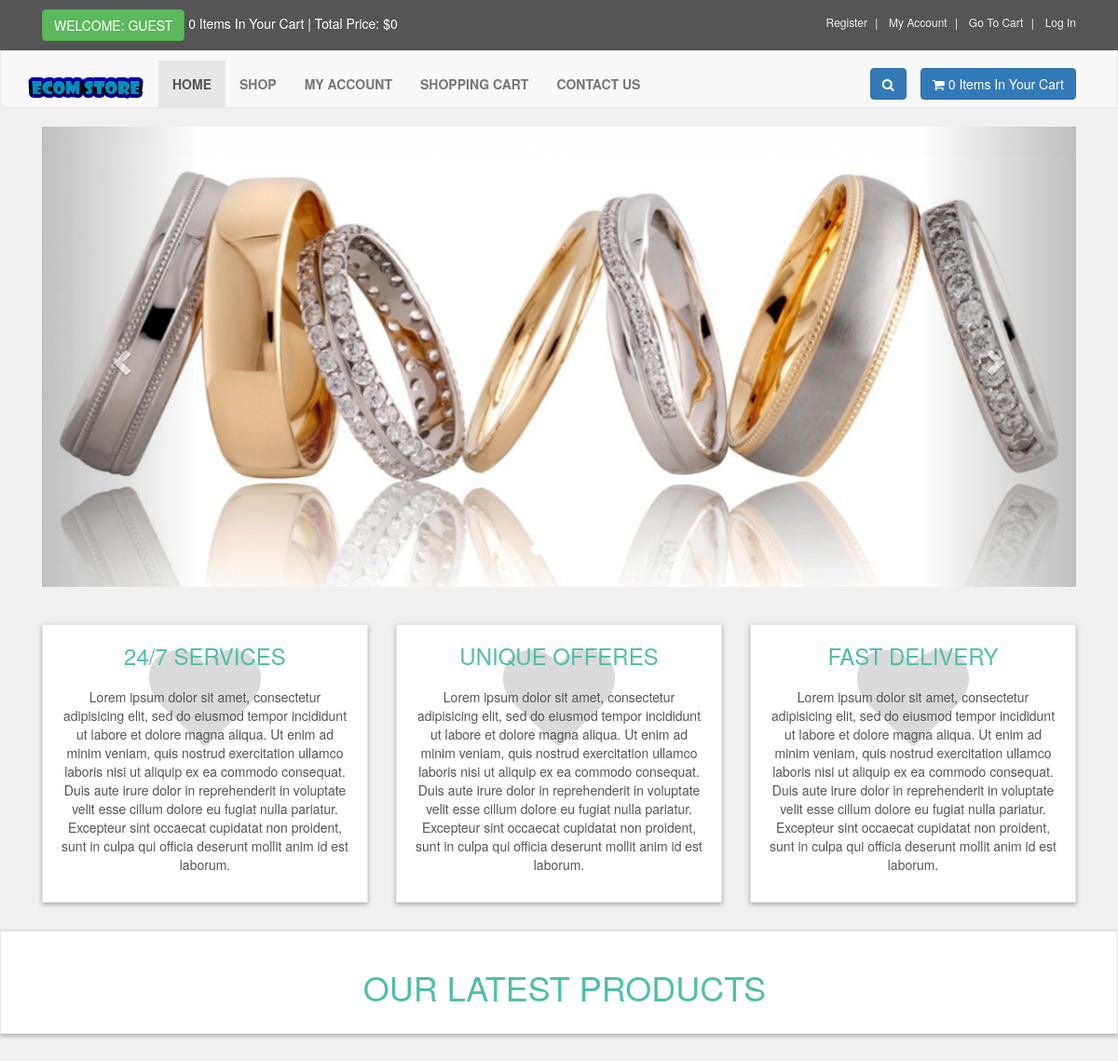
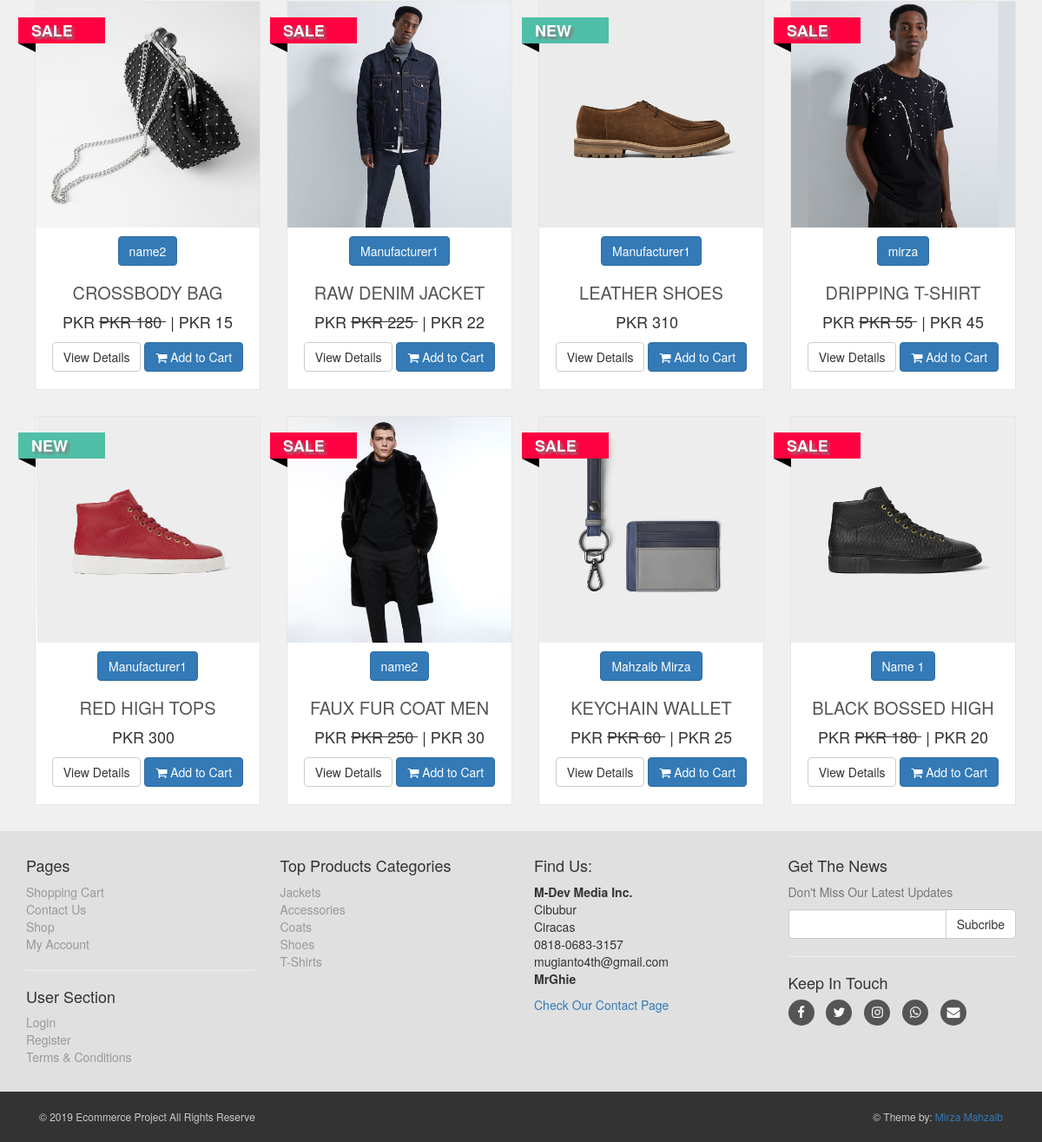
The page / on the database its author committed (2 pictures, top to bottom).
### tables this page shows
CREATE TABLE `slider` (
  `slide_id` int(10) NOT NULL,
  `slide_name` varchar(255) NOT NULL,
  `slide_image` text NOT NULL,
  `slide_url` varchar(255) NOT NULL
);

CREATE TABLE `boxes_section` (
  `box_id` int(10) NOT NULL,
  `box_title` text NOT NULL,
  `box_desc` text NOT NULL
);

CREATE TABLE `products` (
  `product_id` int(10) NOT NULL,
  `p_cat_id` int(10) NOT NULL,
  `cat_id` int(10) NOT NULL,
  `manufacturer_id` int(10) NOT NULL,
  `date` timestamp NOT NULL DEFAULT current_timestamp() ON UPDATE current_timestamp(),
  `product_title` text NOT NULL,
  `product_url` varchar(255) NOT NULL,
  `product_img1` text NOT NULL,
  `product_img2` text NOT NULL,
  `product_img3` text NOT NULL,
  `product_price` int(10) NOT NULL,
  `product_keywords` text NOT NULL,
  `product_desc` text NOT NULL,
  `product_label` text NOT NULL,
  `product_sale` text NOT NULL
);

CREATE TABLE `manufacturers` (
  `manufacturer_id` int(10) NOT NULL,
  `manufacturer_title` text NOT NULL,
  `manufacturer_top` text NOT NULL,
  `manufacturer_image` text NOT NULL
);

### functions/functions.php (the view, shortened to what this page needs)
<?php
$db = mysqli_connect("localhost","root","","ecom_project");
function getRealIpUser(){
	switch(true){
		default : return $_SERVER['REMOTE_ADDR'];
	}
}
function getPro(){
	global $db;
	$get_products = "SELECT * FROM products ORDER BY 1 DESC LIMIT 0,8";
	$run_products = mysqli_query($db,$get_products);
	while ($row_products=mysqli_fetch_array($run_products)) {
		$pro_id = $row_products['product_id'];
		$pro_title = $row_products['product_title'];
		$pro_price = $row_products['product_price'];
		$pro_sale_price = $row_products['product_sale'];
		$pro_img1 = $row_products['product_img1'];
		$pro_label = $row_products['product_label'];
		$manufacturer_id = $row_products['manufacturer_id'];
		$get_manufacturer = "SELECT * FROM manufacturers WHERE manufacturer_id='$manufacturer_id'";
		$run_manufacturer = mysqli_query($db,$get_manufacturer);
		$row_manufacturer = mysqli_fetch_array($run_manufacturer);
		$manufacturer_title = $row_manufacturer['manufacturer_title'];
		if ($pro_label == "sale") {
			$product_price = "<del> PKR $pro_price </del>";
			$product_sale_price = "| PKR $pro_sale_price";
		}else{
			$product_price = " $pro_price";
			$product_sale_price = "";
		}
		if ($pro_label == "") {
		}else{
			$product_label = "
				<a href='#' class='label $pro_label'>
					<div class='theLabel'> $pro_label </div>
					<div class='labelBackground'> </div>
				</a>
			";
		}
		echo "
			<div class='col-md-4 col-sm-6 single'>
				<div class='product'>
					<a href='details.php?pro_id=$pro_id'>
						<img class='img-responsive' src='admin_area/product_images/$pro_img1'>
					</a>
					<div class='text'>
					<center>
						<p class='btn btn-primary'> $manufacturer_title </p>
					</center>
						<h3>
							<a href='details.php?pro_id=$pro_id'>
								$pro_title
							</a>
						</h3>
						<p class='price'>
							PKR $product_price &nbsp;$product_sale_price
						</p>
						<p class='button'>
							<a href='details.php?pro_id=$pro_id' class='btn btn-default'>
								View Details
							</a>
							<a class='btn btn-primary' href='details.php?pro_id=$pro_id'>
								<i class='fa fa-shopping-cart'></i> Add to Cart
							</a>
						</p>
					</div>
					$product_label
				</div>
			</div>
		";
	}
}
function items(){
	global $db;
	$ip_add = getRealIpUser();
	$get_items = "SELECT * FROM cart WHERE ip_add='$ip_add'";
	$run_items = mysqli_query($db,$get_items);
	$count_items = mysqli_num_rows($run_items);
	echo $count_items;
}
function total_price(){
	$total = 0;
	echo "$" . $total;
}
?>

### includes/header.php (shortened to what this page needs)
<?php
include("functions/functions.php");
?>
<!DOCTYPE html>
<html lang="en">
<head>
    <link rel="stylesheet" href="styles/custom.css">
    <link rel="stylesheet" href="styles/bootstrap-337.min.css">
    <link rel="stylesheet" href="font-awsome/css/font-awesome.min.css">
</head>
<body>
	<div id="top">
		<div class="container">
			<div class="col-md-6 offer">
				<a href="#" class="btn btn-success btn sm">
				<?php
				if (!isset($_SESSION['customer_email'])) {
					echo "Welcome: Guest";
				}else{
					echo "Welcome:" . $_SESSION['customer_email'];
				}
				?>
				</a>
				<a href="checkout.php"><?php items(); ?> Items In Your Cart | Total Price: <?php total_price(); ?></a>
			</div>
			<div class="col-md-6">
				<ul class="menu">
					<li>
						<a href="customer_register.php">Register</a>
					</li>
					<li>
						<a href="checkout.php">My Account</a>
					</li>
					<li>
						<a href="cart.php">Go To Cart</a>
					</li>
					<li>
						<a href="checkout.php">
							<?php
							if (!isset($_SESSION['customer_email'])) {
								echo "<a href='checkout.php'>Log In</a>";
							}else{
								echo "<a href='logout.php'>Log Out</a>";
							}
							?>
						</a>
					</li>
				</ul>
			</div>
		</div>
	</div>
	<div id="navbar" class="navbar navbar-default">
		<div class="container">
			<div class="navbar-header">
				<a href="index.php" class="navbar-brand home">
					<img src="images/1ecom-store-logo.png" alt="logo for large screen" class="hidden-xs">
				</a>
			</div>
			<div class="navbar-collapse collapse" id="navigation">
				<div class="padding-nav">
					<ul class="nav navbar-nav left">
						<li class="<?php if($active=='Home') echo"active"; ?>">
							<a href="index.php">Home</a>
						</li>
						<li class="<?php if($active=='Shop') echo"active"; ?>">
							<a href="shop.php">Shop</a>
						</li>
						<li class="<?php if($active=='Account') echo"active"; ?>">
							<?php
							if (!isset($_SESSION['customer_email'])) {
								echo "<a href='checkout.php'> My Account </a>";
							}else{
								echo "<a href='customer/my_account.php?my_orders'> My Account </a>";
							}
							?>
						</li>
						<li class="<?php if($active=='Cart') echo"active"; ?>">
							<a href="cart.php">Shopping Cart</a>
						</li>
						<li class="<?php if($active=='Contact') echo"active"; ?>">
							<a href="contact.php">Contact Us</a>
						</li>
					</ul>
				</div>
				<a href="cart.php" class="btn navbar-btn btn-primary right">
					<i class="fa fa-shopping-cart"></i>
					<span><?php items(); ?> Items In Your Cart</span>
				</a>
				<div class="navbar-collapse collapse right">
					<button class="btn btn-primary navbar-btn" type="button" data-toggle="collapse" data-target="#search">
						<i class="fa fa-search"></i>
					</button>
				</div>
			</div>
		</div>
	</div>

### index.php (shortened to what this page needs)
<?php
$active='Home';
include("includes/header.php");
?>
<div class="container" id="slider">
	<div class="col-md-12">
		<div class="carousel slide" id="myCarousel" data-ride="carousel">
			<ol class="carousel-indicators">
				<li class="active" data-target="#myCarousel" data-slide-to="0"></li>
				<li data-target="#myCarousel" data-slide-to="1"></li>
				<li data-target="#myCarousel" data-slide-to="2"></li>
				<li data-target="#myCarousel" data-slide-to="3"></li>
			</ol>
			<div class="carousel-inner">
				<?php
						$get_slides = "select * from slider LIMIT 0,1";
						$run_slides = mysqli_query($con,$get_slides);
						while($row_slides=mysqli_fetch_array($run_slides)){
							$slide_image = $row_slides['slide_image'];
							$slide_url = $row_slides['slide_url'];
							echo "
								<div class='item active'>
									<a href='$slide_url'>
										<img src='admin_area/slides_images/$slide_image' width='100%'>
									</a>
								</div>
							";
						}
					?>
			</div>
			<a href="#myCarousel" class="left carousel-control" data-slide="prev">
				<span class="glyphicon glyphicon-chevron-left"></span>
			</a>
			<a href="#myCarousel" class="right carousel-control" data-slide="next">
				<span class="glyphicon glyphicon-chevron-right"></span>
			</a>
		</div>
	</div>
</div>
<div id="advantages">
	<div class="container">
		<div class="same-height-row">
			<?php
					$get_boxes = "SELECT * FROM boxes_section";
					$run_boxes = mysqli_query($con,$get_boxes);
					while ($row_boxes=mysqli_fetch_array($run_boxes)) {
						$box_title = $row_boxes['box_title'];
						$box_desc = $row_boxes['box_desc'];
				?>
			<div class="col-sm-4">
				<div class="box same-height">
					<div class="icon">
						<i class="fa fa-heart"></i>
					</div>
					<h3><a href="#"><?php echo $box_title; ?></a></h3>
					<p><?php echo $box_desc; ?></p>
				</div>
			</div>
			<?php } ?>
		</div>
	</div>
</div>
<div id="hot">
	<div class="box">
		<div class="container">
			<div class="col-md-12">
				<h2>Our Latest Products</h2>
			</div>
		</div>
	</div>
</div>
<div class="container" id="content">
	<div class="row">
		<?php getPro(); ?>
	</div>
</div>
<?php
include("includes/footer.php");
?>
</body>
</html>

### includes/footer.php (shortened to what this page needs)
<div id="footer">
	<div class="container">
		<div class="row">
			<div class="col-sm-6 col-md-3">
				<h4>Pages</h4>
				<ul>
					<li>
						<a href="cart.php">Shopping Cart</a>
					</li>
					<li>
						<a href="contact.php">Contact Us</a>
					</li>
					<li>
						<a href="shop.php">Shop</a>
					</li>
					<li>
						<a href="customer/my_account.php">My Account</a>
					</li>
				</ul>
				<hr>
				<h4>User Section</h4>
				<ul>
					<li>
						<?php
							if (!isset($_SESSION['customer_email'])) {
								echo "<a href='checkout.php'> Login </a>";
							}else{
								echo "<a href='customer/my_account.php?my_orders'> My Account </a>";
							}
						?>
					</li>
					<li>
						<a href="customer_register.php">Register</a>
					</li>
					<li>
						<a href="terms.php">Terms & Conditions</a>
					</li>
				</ul>
			</div>
			<div class="col-sm-6 col-md-3">
				<h4>Top Products Categories</h4>
				<ul>
					<li>
						<a href="#">Jackets</a>
					</li>
					<li>
						<a href="#">Accessories</a>
					</li>
					<li>
						<a href="#">Coats</a>
					</li>
					<li>
						<a href="#">Shoes</a>
					</li>
					<li>
						<a href="#">T-Shirts</a>
					</li>
				</ul>
			</div>
			<div class="col-sm-6 col-md-3">
				<h4>Find Us:</h4>
				<p>
					<strong>M-Dev Media Inc.</strong>
					<br>Cibubur
					<br>Ciracas
					<br>0818-0683-3157
					<br>mugianto4th@gmail.com
					<br><strong>MrGhie</strong>
				</p>
				<a href="contact.php">Check Our Contact Page</a>
			</div>
			<div class="col-sm-6 col-md-3">
				<h4>Get The News</h4>
				<p class="text-muted">
					Don't Miss Our Latest Updates
				</p>
				<form action="" method="post">
					<div class="input-group">
						<input type="text" name="email" class="form-control">
						<span class="input-group-btn">
							<input type="submit" value="Subcribe" class="btn btn-default">
						</span>
					</div>
				</form>
				<hr>
				<h4>Keep In Touch</h4>
				<p class="social">
					<a href="#" class="fa fa-facebook"></a>
					<a href="#" class="fa fa-twitter"></a>
					<a href="#" class="fa fa-instagram"></a>
					<a href="https://wa.me/923096438070?text=Hi, Man How Are You, Where You Work Now Days" class="fa fa-whatsapp"></a>
					<a href="#" class="fa fa-envelope"></a>
				</p>
			</div>
		</div>
	</div>
</div>
<div id="copyright">
	<div class="container">
		<div class="col-md-6">
			<p class="pull-left">&copy; 2019 Ecommerce Project All Rights Reserve</p>
		</div>
		<div class="col-md-6">
			<p class="pull-right">&copy; Theme by: <a href="#">Mirza Mahzaib</a></p>
		</div>
	</div>
</div>

### styles/custom.css (style rules this page uses)
body { font-size: 14px; line-height: 1.42857143; color: red; background:#f0f0f0 !important; overflow-x: hidden; }
#top { background:#555555; padding: 10px 0; }
#top .offer { color: #ffffff; }
#top .offer .btn { text-transform: uppercase; }
#top a { color: #ffffff; }
#top ul.menu { padding-top: 5px; margin: 0px; text-align: right; font-size: 12px; list-style: none; }
#top ul.menu > li { display: inline-block; }
#top ul.menu > li a { color: #eeeeee; }
#top ul.menu >li + li:before { content: "|\00a0"; color:#f7f7f7; padding: 0 5px; }
.navbar { background:#ffffff; }
.navbar-collapse .right { float: right; }
.navbar-brand { float: left; padding: 10px 15px; font-size: 18px; line-height: 20px; height: 70px; }
.navbar ul.nav > li > a { text-transform: uppercase; font-weight: bold; font-size: 14px; }
.padding-nav { padding-top: 10px; }
.btn-primary { color: rgb(255,255,255); background:rgb(79,191,168); border-color: rgb(65,179,156); }
#slider { margin-bottom: 40px; }
#advantages { text-align: center; }
.box { background:#ffffff; margin: 0 0 30px; border:solid 1px #e6e6e6; box-sizing: border-box; padding: 20px; box-shadow: 0px 2px 5px rgba(0,0,0,.3); }
#advantages .box .icon { position: absolute; font-size: 120px; width: 100%; text-align: center; top: -15px!important; left: 0px; height: 100%; float: left; color: #dadada; box-sizing: border-box; z-index: 1; }
#advantages .box h3 { position: relative; margin: 0 0 20px; font-weight: 300; text-transform: uppercase; z-index: 2; }
#advantages .box h3 a { color: #4fbfa8; }
#advantages .box p { position: relative; z-index: 2; color: #555555; }
#hot h2 { font-size: 36px !important; font-weight: 400!important; color: #4fbfa8 !important; text-align: center!important; text-transform: uppercase!important; }
#content { padding-left: 25px; }
.single { width: 290px!important; }
#content .product { background: #ffffff; border:solid 1px #e6e6e6; margin-bottom: 30px; box-sizing: border-box; }
#content .product .text { padding: 10px 10px 0px; }
#content .product .text p.price { font-size: 18px; text-align: center; font-weight: 400; }
#content .product .text .button { text-align: center; clear: both; }
#content .product .text .button .btn { margin-bottom: 10px; }
#content .product .text h3 { text-align: center; font-size: 20px; }
#content .product .text h3 a { color: rgb(85,85,85); }
.product a img.img-responsive { max-height: 260px; width: 100%; }
#footer { background: #e0e0e0 !important; padding: 20px 0 !important; }
#footer ul { list-style: none ; padding-left: 0px ; }
#footer ul a { color: #999999 ; padding:0; text-decoration: none; }
#footer .social { text-align: left ; }
#footer .social a { margin: 0px 10px 0px 0px ; display: inline-block ; color: #ffffff ; width: 30px ; height: 30px ; border-radius: 15px ; line-height: 30px ; text-align: center ; font-size: 15px ; vertical-align: bottom ; background: #555555 ; text-decoration: none; }
#copyright { background:#333333; color: #cccccc; padding: 20px 0; font-size: 12px; }
#copyright p { margin: 0px; }
.label { color: #000 !important; font-weight: 700 !important; text-transform: uppercase; font-size: 18px !important; position: absolute; top: 10px; padding-left: 51px !important; z-index: 20; }
.label .theLabel { position: relative; width: 100px; padding: 6px 50px 6px 15px; margin: 5px 50px 10px -71px; color: #fff; text-shadow: 3px 3px 3px grey; }
.label.sale .theLabel { background: rgb(255, 0, 64); }
.label.new .theLabel { background: #4fbfa8; }
.label .theLabel:before, .label .theLabel:after { content: ""; position: absolute; width: 0; height: 0; }
.label .theLabel:after { left: 0; top: 100%; border-width: 5px 10px; border-style: solid; border-color: #000 #000 transparent transparent; }

### rows shown on the page
slider: slide_image (picture)
boxes_section: box_title "24/7 SERVICES", box_desc "Lorem ipsum dolor sit amet, consectetur adipisicing elit, sed do eiusmod tempor incididunt ut labore et dolore magna aliqua. Ut enim ad minim veniam, quis nostrud exercitation ullamco laboris nisi ut aliquip ex ea commodo consequat. Duis aute irure dolor in reprehenderit in voluptate velit esse cillum dolore eu fugiat nulla pariatur. Excepteur sint occaecat cupidatat non proident, sunt in culpa qui officia deserunt mollit anim id est laborum."
boxes_section: box_title "UNIQUE OFFERES", box_desc "Lorem ipsum dolor sit amet, consectetur adipisicing elit, sed do eiusmod tempor incididunt ut labore et dolore magna aliqua. Ut enim ad minim veniam, quis nostrud exercitation ullamco laboris nisi ut aliquip ex ea commodo consequat. Duis aute irure dolor in reprehenderit in voluptate velit esse cillum dolore eu fugiat nulla pariatur. Excepteur sint occaecat cupidatat non proident, sunt in culpa qui officia deserunt mollit anim id est laborum."
boxes_section: box_title "FAST DELIVERY", box_desc "Lorem ipsum dolor sit amet, consectetur adipisicing elit, sed do eiusmod tempor incididunt ut labore et dolore magna aliqua. Ut enim ad minim veniam, quis nostrud exercitation ullamco laboris nisi ut aliquip ex ea commodo consequat. Duis aute irure dolor in reprehenderit in voluptate velit esse cillum dolore eu fugiat nulla pariatur. Excepteur sint occaecat cupidatat non proident, sunt in culpa qui officia deserunt mollit anim id est laborum."
products: product_img1 (picture), manufacturer.manufacturer_title "name2", product_title "CROSSBODY BAG", product_price "180", product_sale "| PKR 15", product_label "SALE"
products: product_img1 (picture), manufacturer.manufacturer_title "Manufacturer1", product_title "RAW DENIM JACKET", product_price "225", product_sale "| PKR 22", product_label "SALE"
products: product_img1 (picture), manufacturer.manufacturer_title "Manufacturer1", product_title "LEATHER SHOES", product_price "310", product_label "NEW"
products: product_img1 (picture), manufacturer.manufacturer_title "mirza", product_title "DRIPPING T-SHIRT", product_price "55", product_sale "| PKR 45", product_label "SALE"
products: product_img1 (picture), manufacturer.manufacturer_title "Manufacturer1", product_title "RED HIGH TOPS", product_price "300", product_label "NEW"
products: product_img1 (picture), manufacturer.manufacturer_title "name2", product_title "FAUX FUR COAT MEN", product_price "250", product_sale "| PKR 30", product_label "SALE"
products: product_img1 (picture), manufacturer.manufacturer_title "Mahzaib Mirza", product_title "KEYCHAIN WALLET", product_price "60", product_sale "| PKR 25", product_label "SALE"
products: product_img1 (picture), manufacturer.manufacturer_title "Name 1", product_title "BLACK BOSSED HIGH", product_price "180", product_sale "| PKR 20", product_label "SALE"

### other values the page prints
$count_items "0 0"
$total "0"
